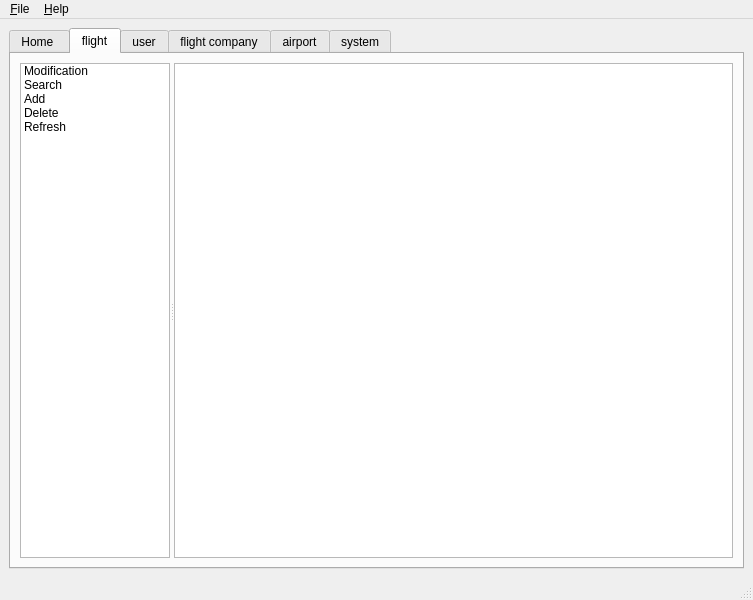
<?xml version="1.0" encoding="UTF-8"?>
<ui version="4.0">
 <class>mainplatformwindow</class>
 <widget class="QMainWindow" name="mainplatformwindow">
  <property name="geometry">
   <rect>
    <x>0</x>
    <y>0</y>
    <width>753</width>
    <height>600</height>
   </rect>
  </property>
  <property name="windowTitle">
   <string>Flight Background Management Tool</string>
  </property>
  <property name="windowIcon">
   <iconset>
    <normaloff>../../../Downloads/favicon.ico</normaloff>../../../Downloads/favicon.ico</iconset>
  </property>
  <widget class="QWidget" name="centralwidget">
   <layout class="QHBoxLayout" name="horizontalLayout">
    <item>
     <widget class="QSplitter" name="splitter">
      <property name="orientation">
       <enum>Qt::Horizontal</enum>
      </property>
      <widget class="QTabWidget" name="tabWidget">
       <property name="currentIndex">
        <number>1</number>
       </property>
       <widget class="QWidget" name="home">
        <attribute name="title">
         <string>Home </string>
        </attribute>
        <layout class="QHBoxLayout" name="horizontalLayout_5">
         <item>
          <widget class="QTabWidget" name="tabWidget_2">
           <property name="tabPosition">
            <enum>QTabWidget::West</enum>
           </property>
           <property name="currentIndex">
            <number>0</number>
           </property>
           <property name="elideMode">
            <enum>Qt::ElideNone</enum>
           </property>
           <property name="documentMode">
            <bool>false</bool>
           </property>
           <property name="tabBarAutoHide">
            <bool>false</bool>
           </property>
           <widget class="QWidget" name="tab_2">
            <attribute name="title">
             <string>Home Page</string>
            </attribute>
            <layout class="QVBoxLayout" name="verticalLayout">
             <item>
              <widget class="QLabel" name="label">
               <property name="text">
                <string>System Version:</string>
               </property>
              </widget>
             </item>
             <item>
              <widget class="QLabel" name="label_2">
               <property name="text">
                <string>TextLabel</string>
               </property>
              </widget>
             </item>
             <item>
              <widget class="QLabel" name="label_3">
               <property name="text">
                <string>TextLabel</string>
               </property>
              </widget>
             </item>
             <item>
              <widget class="QLabel" name="label_4">
               <property name="text">
                <string>TextLabel</string>
               </property>
              </widget>
             </item>
             <item>
              <widget class="QTableView" name="tableView_2"/>
             </item>
            </layout>
           </widget>
           <widget class="QWidget" name="tab_3">
            <attribute name="title">
             <string>Quick Action</string>
            </attribute>
           </widget>
           <widget class="QWidget" name="tab_4">
            <attribute name="title">
             <string>Content Statistics</string>
            </attribute>
            <layout class="QHBoxLayout" name="horizontalLayout_6">
             <item>
              <widget class="QTableWidget" name="tableWidget_2"/>
             </item>
            </layout>
           </widget>
          </widget>
         </item>
        </layout>
       </widget>
       <widget class="QWidget" name="flight">
        <attribute name="title">
         <string>flight</string>
        </attribute>
        <layout class="QHBoxLayout" name="horizontalLayout_2">
         <item>
          <widget class="QSplitter" name="splitter_2">
           <property name="orientation">
            <enum>Qt::Horizontal</enum>
           </property>
           <widget class="QListWidget" name="listWidget_3">
            <property name="maximumSize">
             <size>
              <width>150</width>
              <height>16777215</height>
             </size>
            </property>
            <item>
             <property name="text">
              <string>Modification</string>
             </property>
            </item>
            <item>
             <property name="text">
              <string>Search</string>
             </property>
            </item>
            <item>
             <property name="text">
              <string>Add</string>
             </property>
            </item>
            <item>
             <property name="text">
              <string>Delete</string>
             </property>
            </item>
            <item>
             <property name="text">
              <string>Refresh</string>
             </property>
            </item>
           </widget>
           <widget class="QTableView" name="tableView_3"/>
          </widget>
         </item>
        </layout>
       </widget>
       <widget class="QWidget" name="user">
        <attribute name="title">
         <string>user</string>
        </attribute>
        <layout class="QHBoxLayout" name="horizontalLayout_3">
         <item>
          <widget class="QSplitter" name="splitter_3">
           <property name="orientation">
            <enum>Qt::Horizontal</enum>
           </property>
           <widget class="QListWidget" name="listWidget_user">
            <property name="maximumSize">
             <size>
              <width>150</width>
              <height>16777215</height>
             </size>
            </property>
            <item>
             <property name="text">
              <string>Modification</string>
             </property>
            </item>
            <item>
             <property name="text">
              <string>Search</string>
             </property>
            </item>
            <item>
             <property name="text">
              <string>Add</string>
             </property>
            </item>
            <item>
             <property name="text">
              <string>Delete</string>
             </property>
            </item>
            <item>
             <property name="text">
              <string>Refresh</string>
             </property>
            </item>
           </widget>
           <widget class="QTableView" name="tableView">
            <property name="enabled">
             <bool>true</bool>
            </property>
           </widget>
          </widget>
         </item>
        </layout>
       </widget>
       <widget class="QWidget" name="company">
        <attribute name="title">
         <string>flight company</string>
        </attribute>
        <layout class="QHBoxLayout" name="horizontalLayout_4">
         <item>
          <widget class="QListWidget" name="listWidget_5">
           <property name="maximumSize">
            <size>
             <width>150</width>
             <height>16777215</height>
            </size>
           </property>
           <item>
            <property name="text">
             <string>Modification</string>
            </property>
           </item>
           <item>
            <property name="text">
             <string>Search</string>
            </property>
           </item>
           <item>
            <property name="text">
             <string>Add</string>
            </property>
           </item>
           <item>
            <property name="text">
             <string>Delete</string>
            </property>
           </item>
           <item>
            <property name="text">
             <string>Refresh</string>
            </property>
           </item>
          </widget>
         </item>
         <item>
          <widget class="QFrame" name="frame">
           <property name="frameShape">
            <enum>QFrame::StyledPanel</enum>
           </property>
           <property name="frameShadow">
            <enum>QFrame::Raised</enum>
           </property>
           <layout class="QVBoxLayout" name="verticalLayout_2">
            <item>
             <widget class="QTableView" name="tableView_4"/>
            </item>
            <item>
             <widget class="QWidget" name="widget" native="true">
              <property name="maximumSize">
               <size>
                <width>16777215</width>
                <height>60</height>
               </size>
              </property>
              <layout class="QHBoxLayout" name="horizontalLayout_8">
               <item>
                <widget class="QSlider" name="horizontalSlider">
                 <property name="maximumSize">
                  <size>
                   <width>16777215</width>
                   <height>41</height>
                  </size>
                 </property>
                 <property name="minimum">
                  <number>1</number>
                 </property>
                 <property name="orientation">
                  <enum>Qt::Horizontal</enum>
                 </property>
                </widget>
               </item>
               <item>
                <widget class="QPushButton" name="pushButton">
                 <property name="maximumSize">
                  <size>
                   <width>21</width>
                   <height>50</height>
                  </size>
                 </property>
                 <property name="text">
                  <string>&lt;</string>
                 </property>
                </widget>
               </item>
               <item>
                <widget class="QLineEdit" name="plainTextEdit">
                 <property name="maximumSize">
                  <size>
                   <width>50</width>
                   <height>50</height>
                  </size>
                 </property>
                </widget>
               </item>
               <item>
                <widget class="QPushButton" name="pushButton_2">
                 <property name="maximumSize">
                  <size>
                   <width>21</width>
                   <height>50</height>
                  </size>
                 </property>
                 <property name="text">
                  <string>&gt;</string>
                 </property>
                </widget>
               </item>
              </layout>
             </widget>
            </item>
           </layout>
          </widget>
         </item>
        </layout>
       </widget>
       <widget class="QWidget" name="tab_5">
        <attribute name="title">
         <string>airport</string>
        </attribute>
        <layout class="QHBoxLayout" name="horizontalLayout_7">
         <item>
          <widget class="QListWidget" name="listWidget_6">
           <property name="maximumSize">
            <size>
             <width>150</width>
             <height>16777215</height>
            </size>
           </property>
           <item>
            <property name="text">
             <string>Modification</string>
            </property>
           </item>
           <item>
            <property name="text">
             <string>Search</string>
            </property>
           </item>
           <item>
            <property name="text">
             <string>Add</string>
            </property>
           </item>
           <item>
            <property name="text">
             <string>Delete</string>
            </property>
           </item>
           <item>
            <property name="text">
             <string>Refresh</string>
            </property>
           </item>
          </widget>
         </item>
         <item>
          <widget class="QFrame" name="frame_3">
           <property name="frameShape">
            <enum>QFrame::StyledPanel</enum>
           </property>
           <property name="frameShadow">
            <enum>QFrame::Raised</enum>
           </property>
           <layout class="QVBoxLayout" name="verticalLayout_4">
            <item>
             <widget class="QTableView" name="tableView_5"/>
            </item>
            <item>
             <widget class="QWidget" name="widget_2" native="true">
              <property name="maximumSize">
               <size>
                <width>16777215</width>
                <height>60</height>
               </size>
              </property>
              <layout class="QHBoxLayout" name="horizontalLayout_11">
               <item>
                <widget class="QSlider" name="horizontalSlider_2">
                 <property name="maximumSize">
                  <size>
                   <width>16777215</width>
                   <height>41</height>
                  </size>
                 </property>
                 <property name="minimum">
                  <number>1</number>
                 </property>
                 <property name="orientation">
                  <enum>Qt::Horizontal</enum>
                 </property>
                </widget>
               </item>
               <item>
                <widget class="QPushButton" name="pushButton_3">
                 <property name="maximumSize">
                  <size>
                   <width>21</width>
                   <height>50</height>
                  </size>
                 </property>
                 <property name="text">
                  <string>&lt;</string>
                 </property>
                </widget>
               </item>
               <item>
                <widget class="QLineEdit" name="plainTextEdit_2">
                 <property name="maximumSize">
                  <size>
                   <width>50</width>
                   <height>50</height>
                  </size>
                 </property>
                </widget>
               </item>
               <item>
                <widget class="QPushButton" name="pushButton_4">
                 <property name="maximumSize">
                  <size>
                   <width>21</width>
                   <height>50</height>
                  </size>
                 </property>
                 <property name="text">
                  <string>&gt;</string>
                 </property>
                </widget>
               </item>
              </layout>
             </widget>
            </item>
           </layout>
          </widget>
         </item>
        </layout>
       </widget>
       <widget class="QWidget" name="tab">
        <attribute name="title">
         <string>system</string>
        </attribute>
        <layout class="QHBoxLayout" name="horizontalLayout_9">
         <item>
          <widget class="QToolBox" name="toolBox">
           <property name="currentIndex">
            <number>0</number>
           </property>
           <widget class="QWidget" name="page">
            <property name="geometry">
             <rect>
              <x>0</x>
              <y>0</y>
              <width>711</width>
              <height>442</height>
             </rect>
            </property>
            <attribute name="label">
             <string>Administrator settings</string>
            </attribute>
            <layout class="QVBoxLayout" name="verticalLayout_3">
             <item>
              <widget class="QLabel" name="label_5">
               <property name="maximumSize">
                <size>
                 <width>16777215</width>
                 <height>22</height>
                </size>
               </property>
               <property name="text">
                <string>Only For Super Administrator:</string>
               </property>
              </widget>
             </item>
             <item>
              <widget class="QFrame" name="frame_2">
               <property name="frameShape">
                <enum>QFrame::StyledPanel</enum>
               </property>
               <property name="frameShadow">
                <enum>QFrame::Raised</enum>
               </property>
               <layout class="QHBoxLayout" name="horizontalLayout_10">
                <item>
                 <widget class="QTableView" name="tableView_6"/>
                </item>
               </layout>
              </widget>
             </item>
            </layout>
           </widget>
           <widget class="QWidget" name="page_2">
            <property name="geometry">
             <rect>
              <x>0</x>
              <y>0</y>
              <width>98</width>
              <height>28</height>
             </rect>
            </property>
            <attribute name="label">
             <string>Page 2</string>
            </attribute>
           </widget>
          </widget>
         </item>
        </layout>
       </widget>
      </widget>
     </widget>
    </item>
   </layout>
  </widget>
  <widget class="QMenuBar" name="menuBar">
   <property name="geometry">
    <rect>
     <x>0</x>
     <y>0</y>
     <width>753</width>
     <height>23</height>
    </rect>
   </property>
   <widget class="QMenu" name="menu_File">
    <property name="title">
     <string>&amp;File</string>
    </property>
    <addaction name="actionLog_out"/>
   </widget>
   <widget class="QMenu" name="menu_Help">
    <property name="title">
     <string>&amp;Help</string>
    </property>
    <addaction name="actionA_bout"/>
    <addaction name="actionAbout_Qt"/>
   </widget>
   <addaction name="menu_File"/>
   <addaction name="menu_Help"/>
  </widget>
  <widget class="QStatusBar" name="statusBar"/>
  <action name="actionA_bout">
   <property name="text">
    <string>A&amp;bout</string>
   </property>
  </action>
  <action name="actionAbout_Qt">
   <property name="text">
    <string>About &amp;QT</string>
   </property>
  </action>
  <action name="actionLog_out">
   <property name="text">
    <string>Log&amp;out</string>
   </property>
  </action>
 </widget>
 <resources/>
 <connections/>
</ui>
